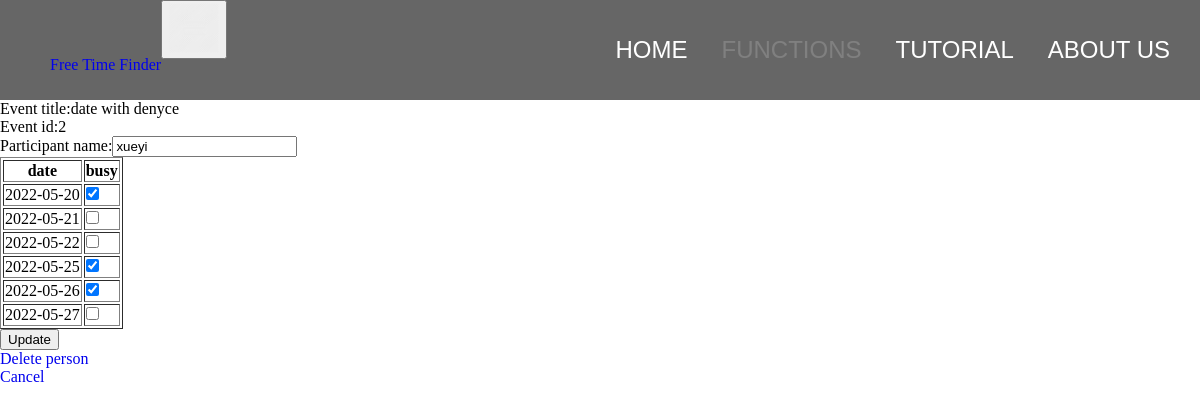
Screenshot of /edit_participant?person_id=9 with the database file from the repository.
### main.py (models this page shows, shortened)
class Event(db.Model):
    id = db.Column(db.Integer, primary_key=True)
    title = db.Column(db.String(100))
    dates = db.relationship("Date", cascade="all, delete-orphan", backref="event")
    people = db.relationship("Person", cascade="all, delete-orphan", backref="event")

class Person(db.Model):
    id = db.Column(db.Integer, primary_key=True)
    name = db.Column(db.String(50))
    event_id = db.Column(db.Integer, db.ForeignKey("event.id"))
    busy_dates = db.relationship("Busy_date", cascade="all, delete-orphan", backref="person")

class Date(db.Model):
    id = db.Column(db.Integer, primary_key=True)
    date = db.Column(db.Date)
    event_id = db.Column(db.Integer, db.ForeignKey("event.id"))

### main.py (the view)
@app.route("/edit_participant", methods=["GET", "POST"])
def edit_participant():
    person_id = request.args.get("person_id")
    query_person = Person.query.filter_by(id=person_id).first()
    query_event = query_person.event
    if request.method == "POST":
        db.session.delete(query_person)
        new_name = request.form["name"]
        new_person = Person(name=new_name, event=query_event)
        db.session.add(new_person)
        for i in request.form:
            if i != "name":
                busy_date = datetime.datetime.strptime(i, "%Y-%m-%d").date()
                new_busy_date = Busy_date(date=busy_date, person=new_person)
                db.session.add(new_busy_date)
        db.session.commit()
        return render_template("edit_participant_status.html", status="Success", person=new_person)
    else:
        person_busy_dates = []
        for i in query_person.busy_dates:
            person_busy_dates.append(i.date)
        return render_template("edit_participant.html", person=query_person, person_busy_dates=person_busy_dates)

### templates/edit_participant.html (shortened to what this page needs)
{% extends "base.html" %}
{% block navright %}
<li><a href="/">Home</a></li>
<li><a href="/functions" class="active">Functions</a></li>
<li><a href="/tutorial">Tutorial</a></li>
<li><a href="/about">About Us</a></li>
{% endblock %}
{% block content %}
<p>Event title:{{person.event.title}}</p>
<p>Event id:{{person.event_id}}</p>
<form id = "event_inp" action = "#" method="post">
    <p>Participant name:<input type="text" name="name", value="{{person.name}}" required></p>
    <table border="1">
        <tr>
            <th>date</th>
            <th>busy</th>
        </tr>
    {% for date in person.event.dates %}
        <tr>
            <td>{{date.date}}</td>
            <td><input type="checkbox" name="{{date.date}}" {% if date.date in person_busy_dates %} checked {% endif %}></td>
        </tr>
    {% endfor %}
    </table>
    <p id='subm'><input type='submit' value='Update'></p>
</form>
<a href="/delete_person?person_id={{person.id}}">Delete person</a>
<a href="/find_event?event_id={{person.event_id}}"><p>Cancel</p></a>
{% endblock %}

### static/css/main.css (style rules this page uses)
body { background-color:white; }
* { margin:0px; list-style: none; }
a { text-decoration: none; }
#navright li { display:inline; }
#navright a { color:white; font-size:1.5em; margin-right:30px; text-transform: uppercase; text-decoration: none; transition: color 0.1s; font-family: 'Poppins', sans-serif; }
#navright .active { color:grey; }

### rows the page displays
Event: event "date with denyce"
Person: event_id "2", name "xueyi"
Date: date "2022-05-20", date "☑"
Date: date "2022-05-21"
Date: date "2022-05-22"
Date: date "2022-05-25", date "☑"
Date: date "2022-05-26", date "☑"
Date: date "2022-05-27"
